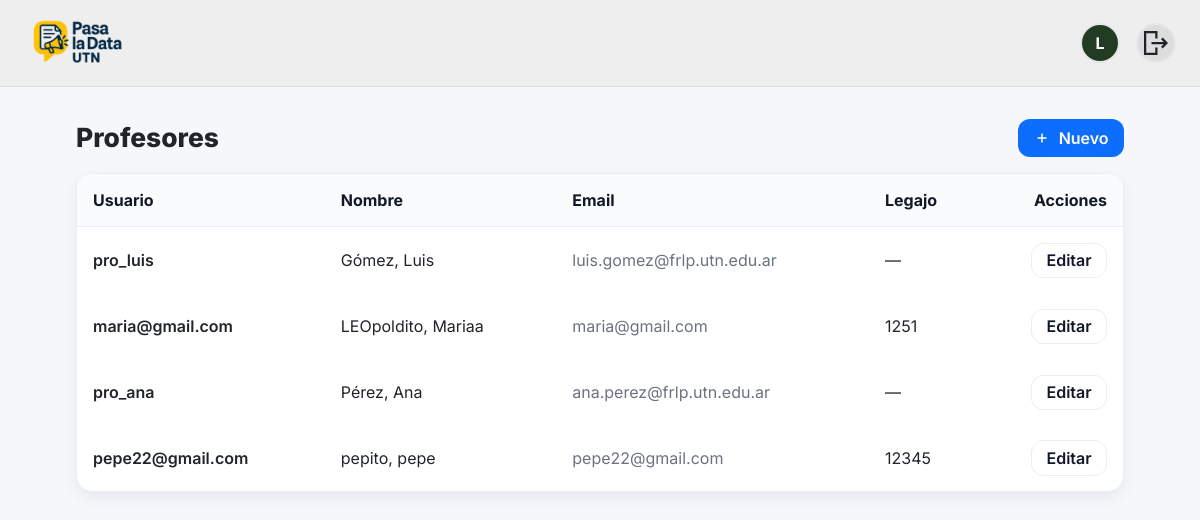
Page /people/profesores/ (signed in) on the earlier database version.
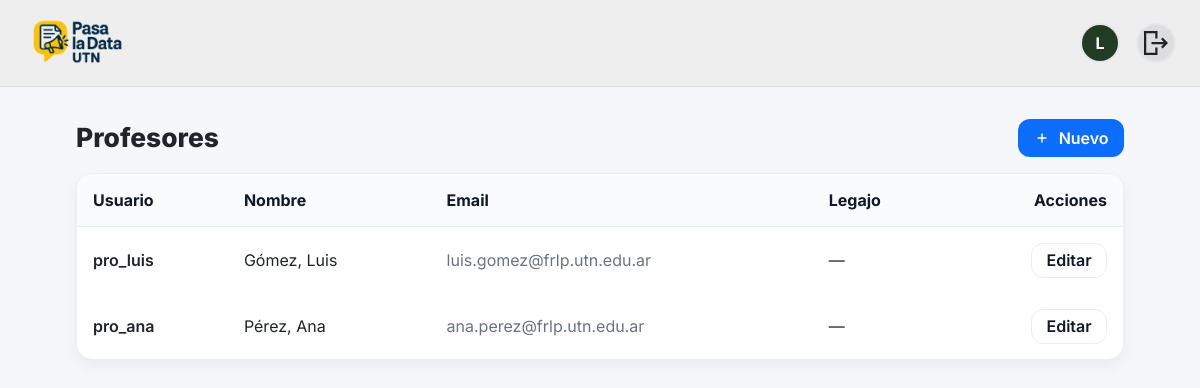
Same page on the later database version.
### people/models.py (models this page shows, shortened)
class User(AbstractUser):
    class Role(models.TextChoices):
        ALUMNO = "ALU", "Alumno"
        PROFESOR = "PRO", "Profesor"
        ADMIN = "ADM", "Administrador"
    rol = models.CharField(max_length=3, choices=Role.choices)
    legajo = models.CharField(max_length=20, unique=True, null=True, blank=True)  # solo alumnos
    username = models.CharField(max_length=150, blank=True, default='')
    imagen_perfil = models.ImageField(
        upload_to="profiles/", null=True, blank=True
    )

### people/views.py (the view)
# urls.py: path("profesores/", views.professor_list, name="professor_list"),
def professor_list(request):
    profesores = (
        UserModel.objects
        .filter(rol=UserModel.Role.PROFESOR)
        .order_by("last_name", "first_name")
    )
    return render(request, "people/professor_list.html", {"object_list": profesores})

### people/templates/people/professor_list.html (shortened to what this page needs)
{% extends "base.html" %}
{% load static %}
{% block extra_head %}
<link rel="stylesheet" href="{% static 'people/css/professor_list.css' %}">
{% endblock %}
{% block content %}
<div class="ap-wrap">
  <div class="ap-toolbar">
    <h2 class="ap-title">Profesores</h2>
    <div class="ap-actions">
      <a href="{% url 'people:professor_form' %}" class="ap-btn ap-btn-primary">
        <svg viewBox="0 0 24 24" fill="currentColor">
          <path d="M11 11V6h2v5h5v2h-5v5h-2v-5H6v-2z"/>
        </svg>
        Nuevo
      </a>
    </div>
  </div>
  <div class="ap-card">
    <table class="ap-table" id="profTable">
      <thead>
        <tr>
          <th>Usuario</th>
          <th>Nombre</th>
          <th>Email</th>
          <th>Legajo</th>
          <th class="ap-right">Acciones</th>
        </tr>
      </thead>
      <tbody>
        {% for u in object_list %}
        <tr data-row>
          <td class="ap-name">{{ u.username }}</td>
          <td>{{ u.last_name }}, {{ u.first_name }}</td>
          <td class="ap-muted">{{ u.email }}</td>
          <td>{{ u.legajo|default:"—" }}</td>
          <td class="ap-right">
            <a href="{% url 'people:professor_form' u.pk %}" class="ap-btn ap-btn-light" title="Editar">
              Editar
            </a>
          </td>
        </tr>
        {% empty %}
        <tr>
          <td colspan="5" class="ap-muted" style="text-align:center; padding:1.1rem;">
            Sin profesores registrados.
          </td>
        </tr>
        {% endfor %}
      </tbody>
    </table>
  </div>
</div>
{% endblock %}

### templates/partials/_navbar.html
{% load static %}
<header class="navbar">
  <div class="navbar__inner container-narrow">
    <a class="navbar__brand"
       href="{% if request.user.is_authenticated and request.user.rol == 'ADM' %}
                {% url 'academics:admin_panel' %}
              {% else %}
                {% url 'academics:home' %}
              {% endif %}">
      <img class="navbar__logo" src="{% static 'img/logo.png' %}" alt="Pasa la Data UTN">
    </a>
    <div class="navbar__right">
      {% if request.user.is_authenticated %}
        {% if request.user.rol != "ADM" %}
          <a class="nav-avatar" href="{% url 'people:perfil' %}" title="Mi perfil">
            {% if request.user.imagen_perfil %}
              <img src="{{ request.user.imagen_perfil.url }}" alt="Foto de perfil">
            {% else %}
              <span class="nav-avatar__fallback">
                {{ request.user.get_short_name|default:request.user.username|slice:":1"|upper }}
              </span>
            {% endif %}
          </a>
        {% endif %}
        <a class="nav-avatar" href="{% url 'people:logout' %}" title="Cerrar sesión">
          <img src="{% static 'img/logout.svg' %}" alt="Cerrar sesión" class="logout-icon">
        </a>
      {% else %}
        <a class="btn btn-light btn-sm" href="{% url 'people:register' %}">Registrate</a>
        <a class="btn btn-light btn-sm" href="{% url 'people:login' %}">Iniciar sesión</a>
      {% endif %}
    </div>
  </div>
</header>

Differences in the rows shown:
no longer on this page (row edited): User: username "maria@gmail.com", last_name "LEOpoldito", first_name "Mariaa", email "maria@gmail.com", legajo "1251"
removed User: username "pepe22@gmail.com", last_name "pepito", first_name "pepe", email "pepe22@gmail.com", legajo "12345"
